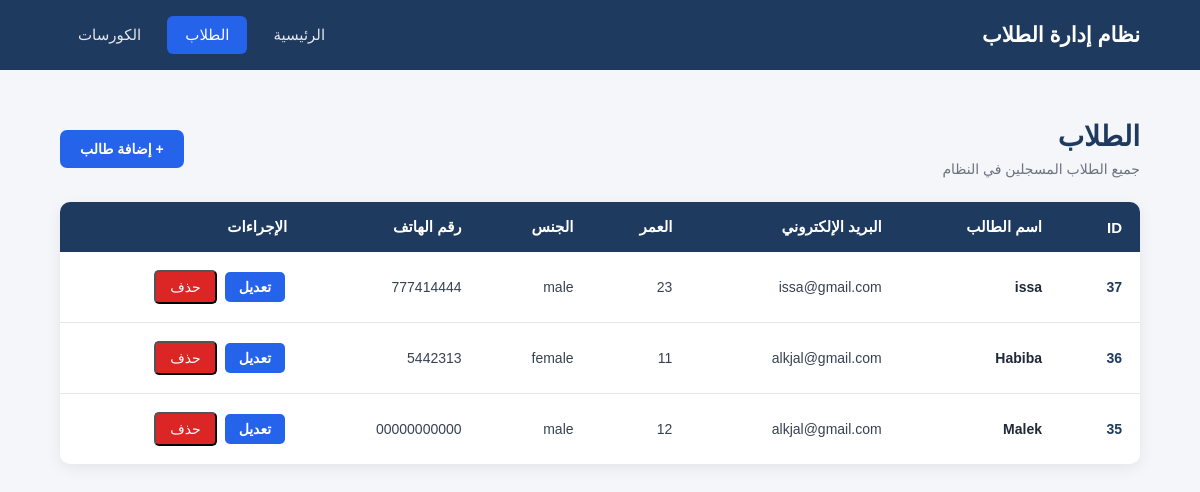
The page /show_students.php on the database its author committed.
### tables this page shows
CREATE TABLE `students` (
  `id` int(4) NOT NULL,
  `name` varchar(100) NOT NULL,
  `email` text NOT NULL,
  `age` int(3) NOT NULL,
  `gender` enum('male','female','','') NOT NULL,
  `phone` varchar(20) NOT NULL
);

### show_students.php (the view, shortened to what this page needs)
<?php
require_once('config.php');
$sql = "SELECT *
        FROM students
        ORDER BY id DESC";
$stmt = $pdo->prepare($sql);
$stmt->execute();
$students = $stmt->fetchAll(PDO::FETCH_ASSOC);
?>
<!DOCTYPE html>
<html lang="ar" dir="rtl">
<head>
    <link rel="stylesheet" href="show_cour.css">
</head>
<body>
    <header class="navbar">
        <div class="container navbar-content">
            <div class="logo">
                نظام إدارة الطلاب
            </div>
            <nav>
                <a href="index.php">الرئيسية</a>
                <a href="show_students.php" class="active">الطلاب</a>
                <a href="show_courses.php">الكورسات</a>
            </nav>
        </div>
    </header>
    <main class="main-content">
        <div class="container">
            <div class="page-header">
                <div>
                    <h1>الطلاب</h1>
                    <p>
                        جميع الطلاب المسجلين في النظام
                    </p>
                </div>
                <a href="add_student.php" class="add-button">
                    + إضافة طالب
                </a>
            </div>
            <?php if (count($students) > 0): ?>
                <div class="courses-table">
                    <table>
                        <thead>
                            <tr>
                                <th>ID</th>
                                <th>اسم الطالب</th>
                                <th>البريد الإلكتروني</th>
                                <th>العمر</th>
                                <th>الجنس</th>
                                <th>رقم الهاتف</th>
                                <th>الإجراءات</th>
                            </tr>
                        </thead>
                        <tbody>
                            <?php foreach ($students as $student): ?>
                                <tr>
                                    <td>
                                        <?php echo htmlspecialchars($student['id']); ?>
                                    </td>
                                    <td>
                                        <?php echo htmlspecialchars($student['name']); ?>
                                    </td>
                                    <td>
                                        <?php echo htmlspecialchars($student['email']); ?>
                                    </td>
                                    <td>
                                        <?php echo htmlspecialchars($student['age']); ?>
                                    </td>
                                    <td>
                                        <?php echo htmlspecialchars($student['gender']); ?>
                                    </td>
                                    <td>
                                        <?php echo htmlspecialchars($student['phone']); ?>
                                    </td>
<td>
        <a href="edit_student.php?id=<?= $student['id'] ?>" class="btn-edit" >
            تعديل
        </a>
       <form action="delete_student.php" method="POST" style="display:inline-block;">
    <button type="submit" class="btn-delete">
        حذف
    </button>
</form>
    </td>
                                </tr>
                            <?php endforeach; ?>
                        </tbody>
                    </table>
                </div>
            <?php endif; ?>
        </div>
    </main>
</body>
</html>

### show_cour.css (style rules this page uses)
* { margin: 0; padding: 0; box-sizing: border-box; }
body { font-family: Tahoma, Arial, sans-serif; background-color: #f4f6f9; color: #1f2937; }
.container { width: 90%; max-width: 1100px; margin: 0 auto; }
.btn-edit, .btn-delete { display: inline-block; padding: 7px 14px; border-radius: 5px; text-decoration: none; font-size: 14px; margin: 2px; }
.btn-edit { background: #2563eb; color: white; }
.btn-delete { background: #dc2626; color: white; }
.navbar { background-color: #1e3a5f; height: 70px; }
.navbar-content { height: 100%; display: flex; align-items: center; justify-content: space-between; }
.logo { color: #ffffff; font-size: 21px; font-weight: bold; }
nav { display: flex; gap: 8px; }
nav a { color: #e5e7eb; text-decoration: none; padding: 10px 18px; border-radius: 6px; font-size: 15px; transition: 0.2s; }
nav a.active { background-color: #2563eb; color: #ffffff; }
.main-content { padding: 50px 0; }
.page-header { display: flex; align-items: center; justify-content: space-between; margin-bottom: 25px; }
.page-header h1 { color: #1e3a5f; font-size: 28px; margin-bottom: 8px; }
.page-header p { color: #6b7280; font-size: 14px; }
.add-button { display: inline-block; padding: 11px 20px; background-color: #2563eb; color: #ffffff; text-decoration: none; border-radius: 7px; font-size: 14px; font-weight: bold; transition: 0.2s; }
.courses-table { width: 100%; background-color: #ffffff; border-radius: 10px; overflow: hidden; box-shadow: 0 4px 15px rgba(0, 0, 0, 0.07); }
.courses-table table { width: 100%; border-collapse: collapse; }
.courses-table th { background-color: #1e3a5f; color: #ffffff; padding: 16px 18px; text-align: right; font-size: 15px; font-weight: bold; }
.courses-table td { padding: 16px 18px; text-align: right; border-bottom: 1px solid #e5e7eb; font-size: 14px; color: #374151; vertical-align: middle; }
.courses-table tbody tr:last-child td { border-bottom: none; }
.courses-table tbody tr { transition: background-color 0.2s ease; }
.courses-table td:first-child { width: 80px; font-weight: bold; color: #1e3a5f; }
.courses-table td:nth-child(2) { font-weight: bold; color: #1f2937; }
.courses-table td:last-child { color: #2563eb; font-weight: bold; white-space: nowrap; }

### rows shown on the page
students: id "37", name "issa", email "issa@gmail.com", age "23", gender "male", phone "777414444"
students: id "36", name "Habiba", email "alkjal@gmail.com", age "11", gender "female", phone "5442313"
students: id "35", name "Malek", email "alkjal@gmail.com", age "12", gender "male", phone "00000000000"
